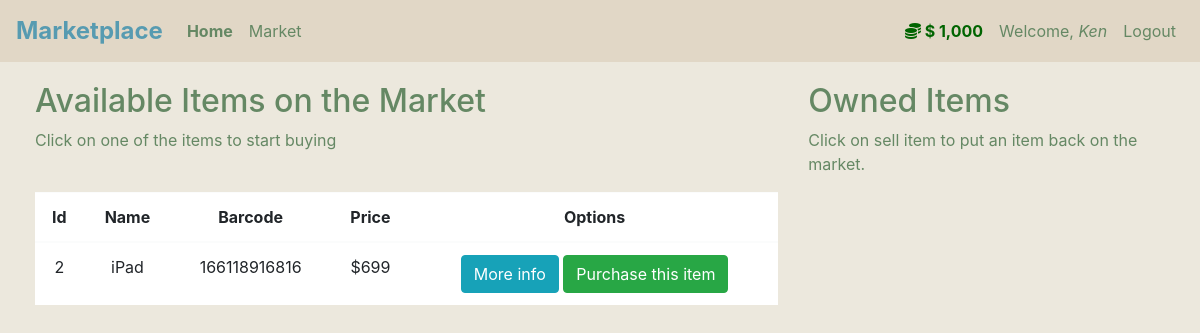
The page /market (signed in) on the database as committed earlier.
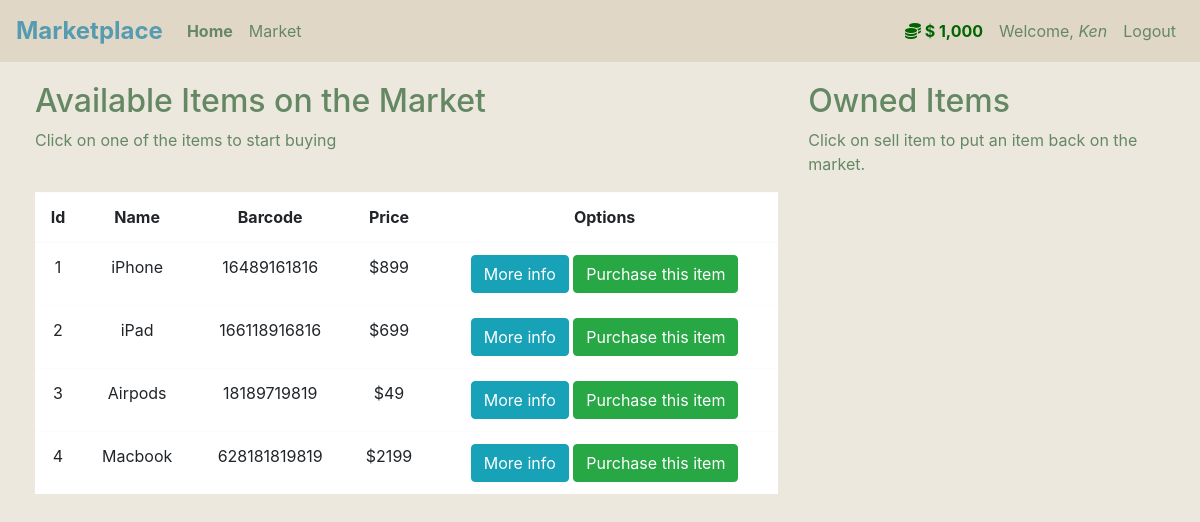
The same page on the database as committed later.
### market/models.py (models this page shows, shortened)
class User(db.Model, UserMixin):
    id = db.Column(db.Integer(), primary_key=True)
    username = db.Column(db.String(length=30), nullable=False, unique=True)
    email = db.Column(db.String(length=50), nullable=False, unique=True)
    password_hash = db.Column(db.String(length=60), nullable=False)
    budget = db.Column(db.Integer(), default=1000)
    items = db.relationship("Item", backref="owned_user", lazy=True)
    @property
    def prettier_budget(self):
        if len(str(self.budget)) >= 4:
            return f"$ {str(self.budget)[:-3]},{str(self.budget)[-3:]}"
        else:
            return f"$ {self.budget}"
    @property
    def password(self):
        return self.password

class Item(db.Model):
    id = db.Column(db.Integer(), primary_key=True)
    name = db.Column(db.String(length=30), nullable=False, unique=True)
    barcode = db.Column(db.String(length=12), nullable=False, unique=True)
    price = db.Column(db.Integer(), nullable=False)
    description = db.Column(db.String(length=1024), nullable=False, unique=True)
    owner = db.Column(db.Integer(), db.ForeignKey("user.id"))

### market/routes.py (the view, shortened to what this page needs)
@app.route("/market", methods=["POST", "GET"])
@login_required
def market_page():
    purchase_form = PurchaseItemForm()
    selling_form = SellItemForm()
    if request.method == "GET":
        items = Item.query.filter_by(owner=None)
        owned_items = Item.query.filter_by(owner=current_user.id)
        return render_template("market.html", items=items, purchase_form=purchase_form, owned_items=owned_items,
                               selling_form=selling_form)

### market/models.py (called while the page is built)
@login_manager.user_loader
def load_user(user_id):
    return User.query.get(int(user_id))

### market/templates/market.html (shortened to what this page needs)
{% extends "base.html" %} {% block title %} Market page {% endblock %} {% block
content %}
<div class="row">
  <div class="col-8">
    <h2>Available Items on the Market</h2>
    <p>Click on one of the items to start buying</p>
    <br />
    <table class="table table-hover table-light">
      <thead>
        <tr>
          <th scope="col">Id</th>
          <th scope="col">Name</th>
          <th scope="col">Barcode</th>
          <th scope="col">Price</th>
          <th scope="col">Options</th>
        </tr>
      </thead>
      <tbody>
        {% for item in items %} {% include "./includes/items_modals.html" %}
        <tr>
          <td>{{ item.id }}</td>
          <td>{{ item.name }}</td>
          <td>{{ item.barcode }}</td>
          <td>${{ item.price }}</td>
          <td>
            <button
              class="btn btn-outline btn-info"
              data-toggle="modal"
              data-target="#Modal-MoreInfo-{{ item.id }}"
            >
              More info
            </button>
            <button
              class="btn btn-outline btn-success"
              data-toggle="modal"
              data-target="#Modal-PurchaseConfirm-{{ item.id }}"
            >
              Purchase this item
            </button>
          </td>
        </tr>
        {% endfor %}
      </tbody>
    </table>
  </div>
  <div class="col-4">
    <h2>Owned Items</h2>
    <p>Click on sell item to put an item back on the market.</p>
    <br />
  </div>
</div>
{% endblock %}

### market/templates/base.html (shortened to what this page needs)
<!DOCTYPE html>
<html lang="en">
  <head>
    <link
      rel="stylesheet"
      href="https://use.fontawesome.com/releases/v5.7.1/css/all.css"
    />
    <link
      rel="stylesheet"
      href="https://cdn.jsdelivr.net/npm/bootstrap@4.5.3/dist/css/bootstrap.min.css"
    />
    <link rel="stylesheet" type="text/css" href="./static/css/styles.css" />
  </head>
  <body>
    <nav class="navbar navbar-expand-md">
      <a class="navbar-brand" href="/">Marketplace</a>
      <div class="collapse navbar-collapse" id="navbarNav">
        <ul class="navbar-nav mr-auto">
          <li class="nav-item active">
            <a
              class="nav-link font-weight-bold"
              href="{{ url_for('home_page') }}"
              >Home <span class="sr-only">(current)</span></a
            >
          </li>
          <li class="nav-item">
            <a class="nav-link" href="{{ url_for('market_page') }}">Market</a>
          </li>
        </ul>
        {% if current_user.is_authenticated %}
        <ul class="navbar-nav">
          <li class="nav-item">
            <a class="nav-link coin">
              <i class="fas fa-coins"></i>
              {{ current_user.prettier_budget }}
            </a>
          </li>
          <li class="nav-item">
            <a class="nav-link"
              >Welcome, <em>{{ current_user.username }}</em></a
            >
          </li>
          <li class="nav-item">
            <a class="nav-link" href="{{url_for('logout_page') }}">Logout</a>
          </li>
        </ul>
        {% endif %}
      </div>
    </nav>
     {% block content %} {% endblock %}
  </body>
</html>

### market/static/css/styles.css (style rules this page uses)
body { background-color: #ece8dd; color: #658864; }
a.coin { color: #006400 !important; font-weight: bold; }
.row { margin: 20px; }
nav { background-color: #e1d7c6; }
a.nav-link { color: #658864; }
a.navbar-brand { color: #579bb1; font-size: x-large; font-weight: bold; }
tr { background-color: #fff; border-top: 1px solid #ccc; text-align: center; }
td { padding: 12px; }

Rows that differ between the two databases and show on the page:
now on this page (row edited): Item: id "1", name "iPhone", barcode "16489161816", price "899"
added Item: id "3", name "Airpods", barcode "18189719819", price "49"
added Item: id "4", name "Macbook", barcode "628181819819", price "2199"
